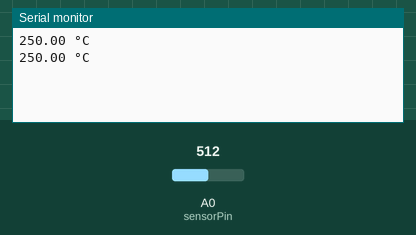
This sketch was run on a simulated Arduino Uno, built with avr-gcc and run on an emulated ATmega328P. On the bench: the last lines printed to the serial monitor. The inputs (shaded band) are chosen by the test bench; at power-on: A0 (sensorPin) = 512.

Above: at 1.8 s.
1.9 s: A0 (sensorPin) set to 716
At 2.8 s:
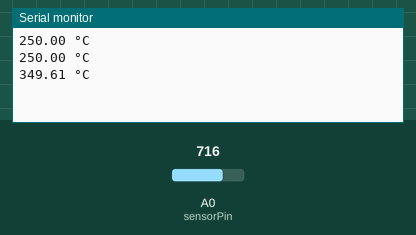
3.4 s: A0 (sensorPin) set to 900
At 4.6 s:
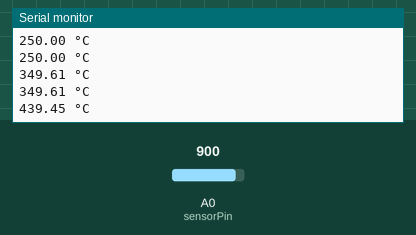
Timing chart, 0 to 6.4 s (numbered marks = the images above; inputs shaded):
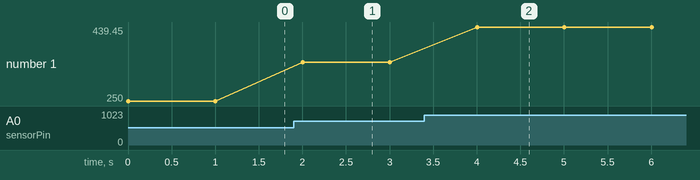

Measured:
- after the input at 1.9 s, the serial monitor: prints a new line after 0.10 s (image 1)
- after the input at 3.4 s, the serial monitor: prints a new line after 0.60 s (image 2)
- plotted number 1: 250 → 349.61 after the input at 1.9 s, 349.61 → 439.45 after the input at 3.4 s

The sketch:

LDR.ino
```cpp
#define sensorPin A0
void setup() {
  Serial.begin(9600);
}

void loop() {
  int reading = analogRead(sensorPin);


  float voltage = reading * (5000 / 1024.0);

  float temperature = voltage / 10;

  Serial.print(temperature);
  Serial.print(" \xC2\xB0");
  Serial.println("C");

  delay(1000);
}
```
